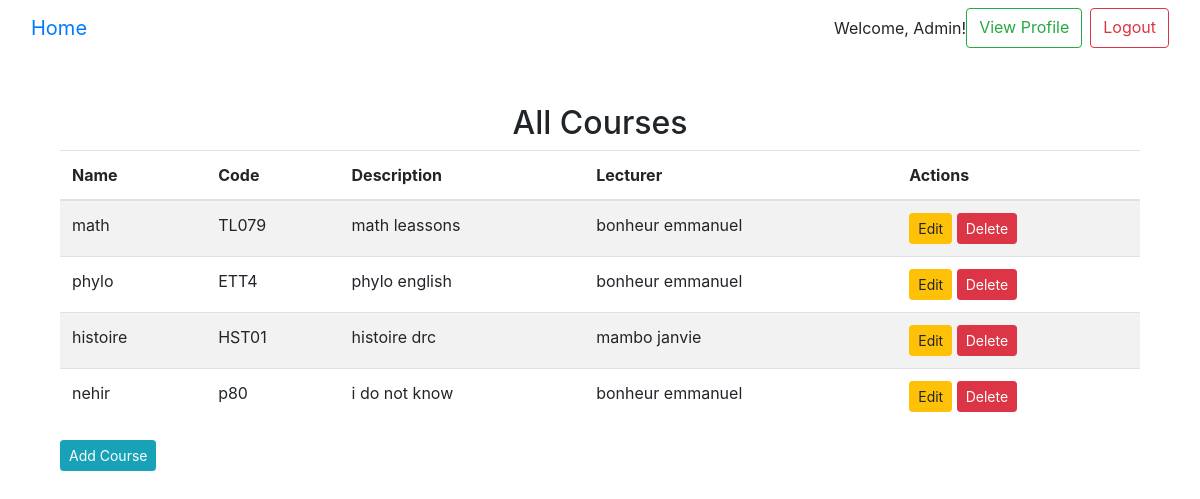
/courses/ (signed in), run on an earlier commit of the app's database.
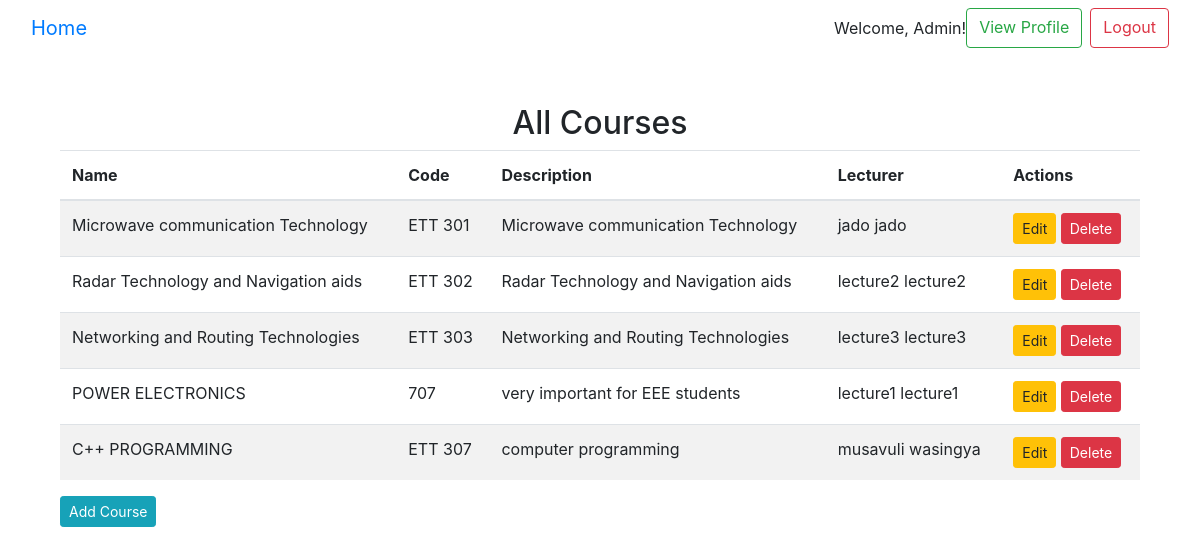
And on a later commit of the database.
### courses/models.py (models this page shows, shortened)
class Course(models.Model):
    code = models.CharField(max_length=10, unique=True, default='DEFAULT123')
    name = models.CharField(max_length=255)
    description = models.TextField()
    lecturer = models.ForeignKey(CustomUser, on_delete=models.SET_NULL, null=True, limit_choices_to={'role': 'lecturer'})
    assigned_class = models.ForeignKey(Class, on_delete=models.CASCADE, related_name='courses', null=True)
    created_by = models.ForeignKey(CustomUser, on_delete=models.SET_NULL, null=True, related_name='courses_created')
    created_at = models.DateTimeField(auto_now_add=True)

### core/models.py (models this page shows, shortened)
class CustomUser(AbstractUser):
    ROLE_CHOICES = [
        ('admin', 'Admin'),
        ('hod', 'Head of Department'),
        ('lecturer', 'Lecturer'),
        ('finance', 'Finance Employee'),
        ('security', 'Security Employee'),
    ]
    is_hod = models.BooleanField(default=False)
    is_finance_employee = models.BooleanField(default=False)
    is_security_employee = models.BooleanField(default=False)
    is_lecturer = models.BooleanField(default=False)
    role = models.CharField(max_length=20, choices=ROLE_CHOICES)
    photo = models.ImageField(upload_to='user_photos/', blank=True, null=True)

### courses/views.py (the view)
# urls.py: path('', list_courses, name='list_courses'),
@login_required
def list_courses(request):
    courses = Course.objects.all()
    return render(request, 'courses/list_courses.html', {'courses': courses})

### courses/templates/courses/list_courses.html (shortened to what this page needs)
{% extends 'base.html' %}
{% block content %}
<div class="container mt-5">
    <h2 class="text-center">All Courses</h2>
    <table class="table table-striped">
        <thead>
            <tr>
                <th>Name</th>
                <th>Code</th>
                <th>Description</th>
                <th>Lecturer</th>
                <th>Actions</th>
            </tr>
        </thead>
        <tbody>
            {% for course in courses %}
            <tr>
                <td>{{ course.name }}</td>
                <td>{{ course.code }}</td>
                <td>{{ course.description }}</td>
                <td>{{ course.lecturer.first_name }} {{ course.lecturer.last_name }}</td>
                <td>
                    <a href="{% url 'courses:update_course' course.id %}" class="btn btn-warning btn-sm">Edit</a>
                    <a href="{% url 'courses:delete_course' course.id %}" class="btn btn-danger btn-sm" onclick="return confirm('Are you sure you want to delete this course?');">Delete</a>
                </td>
            </tr>
            {% endfor %}
        </tbody>
    </table>
    <a href="{% url 'courses:create_course' %}" class="btn btn-info btn-sm">Add Course</a>
</div>
{% endblock %}

What changed in the data, as far as the page shows it:
removed Course: name "math", code "TL079", description "math leassons", lecturer.first_name "bonheur", lecturer.last_name "emmanuel"
removed Course: name "phylo", code "ETT4", description "phylo english", lecturer.first_name "bonheur", lecturer.last_name "emmanuel"
removed Course: name "histoire", code "HST01", description "histoire drc", lecturer.first_name "mambo", lecturer.last_name "janvie"
removed Course: name "nehir", code "p80", description "i do not know", lecturer.first_name "bonheur", lecturer.last_name "emmanuel"
added Course: name "Microwave communication Technology", code "ETT 301", description "Microwave communication Technology", lecturer.first_name "jado", lecturer.last_name "jado"
added Course: name "Radar Technology and Navigation aids", code "ETT 302", description "Radar Technology and Navigation aids", lecturer.first_name "lecture2", lecturer.last_name "lecture2"
added Course: name "Networking and Routing Technologies", code "ETT 303", description "Networking and Routing Technologies", lecturer.first_name "lecture3", lecturer.last_name "lecture3"
added Course: name "POWER ELECTRONICS", code "707", description "very important for EEE students", lecturer.first_name "lecture1", lecturer.last_name "lecture1"
added Course: name "C++ PROGRAMMING", code "ETT 307", description "computer programming", lecturer.first_name "musavuli", lecturer.last_name "wasingya"
